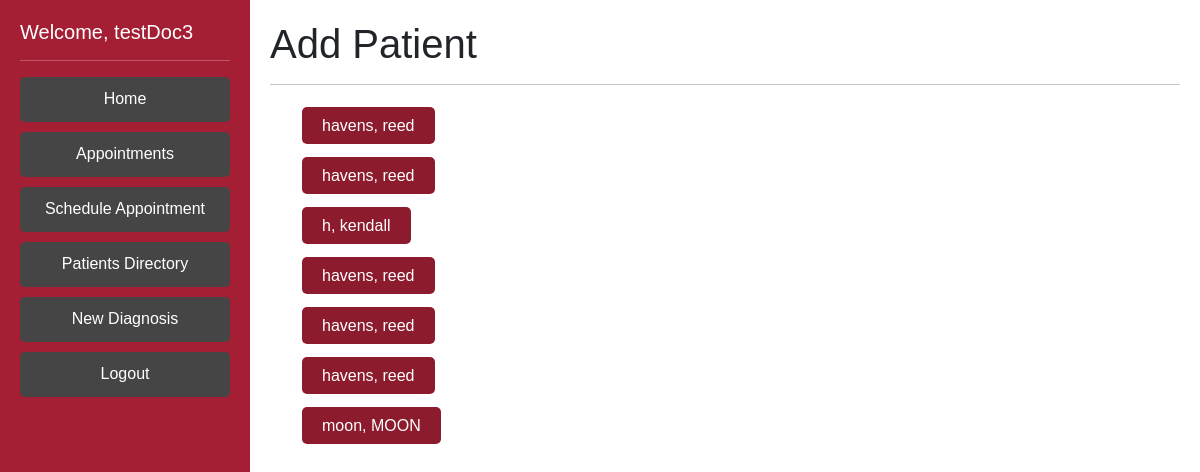
Screenshot of /addPatient (signed in) with the database file from the repository.
### DoctorPortal/models.py (models this page shows)
class Patient(AbstractBaseUser):
    phone = EncryptedIntegerField() # 1 (999)-999-9999 11 long
    ssn = EncryptedCharField(unique=True) #ssn should be unique
    address = EncryptedCharField(max_length=200, default= '')
    username = models.CharField(max_length=100, default = '', unique=True)
    password = EncryptedCharField(max_length=25, default='')
    createdAt = EncryptedDateTimeField(auto_now_add=True) # time the patient was created
    lastUpdated = EncryptedDateTimeField(auto_now=True) # time the patient info was last edited
    fname = models.CharField(max_length=50)
    lname = EncryptedCharField(max_length=50)
    sex = models.CharField(max_length=1) # M or F
    symptoms = EncryptedTextField(default='na') #large body of text
    age = models.PositiveIntegerField(validators=[MaxValueValidator(130), MinValueValidator(0)], default=None) # 0 - 130 yrs old
    weight = models.PositiveIntegerField(validators=[MinValueValidator(1), MaxValueValidator(2000)], default=None) # 1-2000lbs
    allergies = EncryptedTextField(default='na') # known allergies
    history = EncryptedTextField(default='na') # the medical history
    is_patient = models.BooleanField('patientStatus', default=True)
    is_doctor = models.BooleanField('doctorStatus', default=False)
    objects = PatientManager()
    USERNAME_FIELD = 'username'
    REQUIRED_FIELDS = []
    def __str__(self):
        if self.is_patient == True:
            return self.lname + ", " + self.fname
        elif (self.is_doctor == True):
            return "Dr." + self.fname + " " + self.lname
        else:
            return self.username

### DoctorPortal/views.py (the view)
# urls.py: path('addPatient', views.addPatient, name='addPatient'),
def addPatient(request):
    current_user = request.user
    if (current_user.is_doctor == False):
        return HttpResponseRedirect('/login')
    allPatients = Patient.objects.filter(is_patient=True)
    return render(request, "addPatients_doctor.html", context = {'patients': allPatients})

### DoctorPortal/templates/addPatients_doctor.html
{% extends 'base_doctor.html' %}
{% block content %}
<div class="jumbotron">
    <h1 class="display-7">Add Patient</h1>
    <hr class="my-3">
</div>
    {% if patients %}
        <ul>
            {% for p in patients %}
                <a href="{% url 'addPatient2' patientUsername=p.username %}"> {{p}} </a> <br>
                {% endfor %}
        </ul>
    {% endif %}
{% endblock content %}

### DoctorPortal/templates/base_doctor.html (shortened to what this page needs)
{% load static %}
<!doctype html>
<html lang="en">
  <head>
		<link href="https://cdn.jsdelivr.net/npm/bootstrap@5.3.0-alpha1/dist/css/bootstrap.min.css" rel="stylesheet">
		<link rel="stylesheet" type="text/css" href="{% static 'styles.css' %}">
	</head>
  <body>
    <div class="sidebar">
      <h5>Welcome, {{ user.get_username }}</h5>
      <hr class="my-3">
			<ul>
				<li><a class="btn btn-danger" style="margin-bottom: 10px;" href="/home">Home</a></li>
				<li><a class="btn btn-danger" style="margin-bottom: 10px;" href="/viewFutureAppointmentsDoctor">Appointments</a></li>
        <li><a class="btn btn-danger" style="margin-bottom: 10px;" href="/scheduleAppointmentDoctor">Schedule Appointment</a></li>
				<li><a class="btn btn-danger" style="margin-bottom: 10px;" href="/viewPatients">Patients Directory</a></li>
				<li><a class="btn btn-danger" style="margin-bottom: 10px;" href="/addDiagnosis">New Diagnosis</a></li>
				<li><a class="btn btn-danger" href="/logoutDoctor">Logout</a></li>
			</ul>
    </div>
    <div class="content">
      {% block content %}{% endblock content %}
    </div>
  </body>
</html>

### DoctorPortal/static/styles.css (style rules this page uses)
body { margin: 0; padding: 0; font-family: Arial, sans-serif; }
.sidebar { position: fixed; top: 0px; left: 0; width: 250px; height: 100%; background-color: #a41e34; color: #fff; padding: 20px; box-sizing: border-box; }
.sidebar ul { margin: 0; padding: 0; list-style: none; }
.sidebar ul li { margin: 0; padding: 0; }
.sidebar ul li a { display: block; color: #fff; padding: 10px; text-decoration: none; border-bottom: 1px solid #8c1c2d; }
.content { margin-left: 250px; padding: 20px; box-sizing: border-box; }
.content h1 { margin-top: 0; }
.btn { background-color:rgb(70, 69, 69)!important; border-color: rgb(70, 69, 69)!important; border: none; display: inline-block; }
a:link, a:visited { background-color: #8c1c2d; color: #fff; padding: 10px 20px; border-radius: 5px; border: none; cursor: pointer; text-decoration: none; }
ul { margin: 0; line-height: 50px; list-style: none; }

### rows the page displays
Patient: get_username "testDoc3"
Patient: is_patient+lname+fname "havens, reed"
Patient: is_patient+lname+fname "havens, reed"
Patient: is_patient+lname+fname "h, kendall"
Patient: is_patient+lname+fname "havens, reed"
Patient: is_patient+lname+fname "havens, reed"
Patient: is_patient+lname+fname "havens, reed"
Patient: is_patient+lname+fname "moon, MOON"
